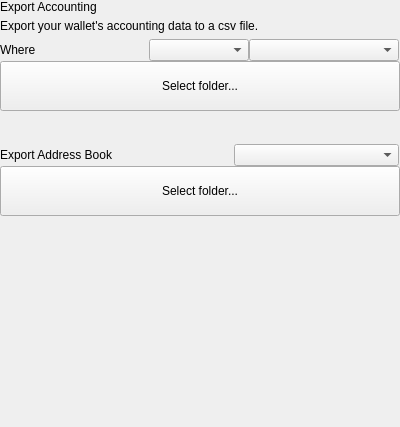
<?xml version="1.0" encoding="UTF-8"?>
<ui version="4.0">
 <class>SettingsExportCSV</class>
 <widget class="QWidget" name="SettingsExportCSV">
  <property name="geometry">
   <rect>
    <x>0</x>
    <y>0</y>
    <width>400</width>
    <height>427</height>
   </rect>
  </property>
  <property name="windowTitle">
   <string>Form</string>
  </property>
  <layout class="QVBoxLayout" name="verticalLayout">
   <property name="spacing">
    <number>0</number>
   </property>
   <property name="leftMargin">
    <number>0</number>
   </property>
   <property name="topMargin">
    <number>0</number>
   </property>
   <property name="rightMargin">
    <number>0</number>
   </property>
   <property name="bottomMargin">
    <number>0</number>
   </property>
   <item>
    <widget class="QWidget" name="left" native="true">
     <layout class="QVBoxLayout" name="verticalLayout_2">
      <property name="leftMargin">
       <number>0</number>
      </property>
      <property name="topMargin">
       <number>0</number>
      </property>
      <property name="rightMargin">
       <number>0</number>
      </property>
      <property name="bottomMargin">
       <number>0</number>
      </property>
      <item>
       <layout class="QVBoxLayout" name="verticalLayoutTitle">
        <property name="spacing">
         <number>5</number>
        </property>
        <item>
         <widget class="QLabel" name="labelTitle">
          <property name="text">
           <string>Export Accounting</string>
          </property>
         </widget>
        </item>
        <item>
         <widget class="QLabel" name="labelSubtitle1">
          <property name="text">
           <string>Export your wallet's accounting data to a csv file.</string>
          </property>
          <property name="wordWrap">
           <bool>true</bool>
          </property>
         </widget>
        </item>
       </layout>
      </item>
      <item>
       <layout class="QVBoxLayout" name="verticalLayoutContainerTxExport">
        <property name="spacing">
         <number>0</number>
        </property>
        <item>
         <widget class="QWidget" name="filtersContainer" native="true">
          <layout class="QHBoxLayout" name="horizontalLayout">
           <property name="spacing">
            <number>0</number>
           </property>
           <property name="leftMargin">
            <number>0</number>
           </property>
           <property name="topMargin">
            <number>0</number>
           </property>
           <property name="rightMargin">
            <number>1</number>
           </property>
           <property name="bottomMargin">
            <number>0</number>
           </property>
           <item>
            <widget class="QLabel" name="labelSubtitleLocation">
             <property name="text">
              <string>Where</string>
             </property>
            </widget>
           </item>
           <item>
            <spacer name="horizontalSpacer">
             <property name="orientation">
              <enum>Qt::Horizontal</enum>
             </property>
             <property name="sizeHint" stdset="0">
              <size>
               <width>40</width>
               <height>20</height>
              </size>
             </property>
            </spacer>
           </item>
           <item>
            <widget class="QComboBox" name="comboBoxSortType">
             <property name="minimumSize">
              <size>
               <width>100</width>
               <height>0</height>
              </size>
             </property>
            </widget>
           </item>
           <item>
            <widget class="QComboBox" name="comboBoxSort">
             <property name="minimumSize">
              <size>
               <width>150</width>
               <height>0</height>
              </size>
             </property>
            </widget>
           </item>
          </layout>
         </widget>
        </item>
        <item>
         <widget class="QPushButton" name="pushButtonDocuments">
          <property name="minimumSize">
           <size>
            <width>0</width>
            <height>50</height>
           </size>
          </property>
          <property name="maximumSize">
           <size>
            <width>16777215</width>
            <height>50</height>
           </size>
          </property>
          <property name="focusPolicy">
           <enum>Qt::NoFocus</enum>
          </property>
          <property name="text">
           <string>Select folder...</string>
          </property>
         </widget>
        </item>
       </layout>
      </item>
      <item>
       <spacer name="verticalSpacer_4">
        <property name="orientation">
         <enum>Qt::Vertical</enum>
        </property>
        <property name="sizeType">
         <enum>QSizePolicy::Fixed</enum>
        </property>
        <property name="sizeHint" stdset="0">
         <size>
          <width>20</width>
          <height>20</height>
         </size>
        </property>
       </spacer>
      </item>
      <item>
       <widget class="QLabel" name="labelDivider">
        <property name="minimumSize">
         <size>
          <width>0</width>
          <height>1</height>
         </size>
        </property>
        <property name="maximumSize">
         <size>
          <width>16777215</width>
          <height>1</height>
         </size>
        </property>
        <property name="text">
         <string/>
        </property>
       </widget>
      </item>
      <item>
       <layout class="QVBoxLayout" name="verticalLayoutAddressesExport">
        <property name="spacing">
         <number>0</number>
        </property>
        <item>
         <widget class="QWidget" name="filtersContainer1" native="true">
          <layout class="QHBoxLayout" name="horizontalLayout1">
           <property name="spacing">
            <number>0</number>
           </property>
           <property name="leftMargin">
            <number>0</number>
           </property>
           <property name="topMargin">
            <number>0</number>
           </property>
           <property name="rightMargin">
            <number>1</number>
           </property>
           <property name="bottomMargin">
            <number>0</number>
           </property>
           <item>
            <widget class="QLabel" name="labelSubtitleLocationAddress">
             <property name="text">
              <string>Export Address Book</string>
             </property>
            </widget>
           </item>
           <item>
            <spacer name="horizontalSpacer1">
             <property name="orientation">
              <enum>Qt::Horizontal</enum>
             </property>
             <property name="sizeHint" stdset="0">
              <size>
               <width>40</width>
               <height>20</height>
              </size>
             </property>
            </spacer>
           </item>
           <item>
            <widget class="QComboBox" name="comboBoxSortAddressType">
             <property name="minimumSize">
              <size>
               <width>165</width>
               <height>0</height>
              </size>
             </property>
            </widget>
           </item>
          </layout>
         </widget>
        </item>
        <item>
         <widget class="QPushButton" name="pushButtonAddressDocuments">
          <property name="minimumSize">
           <size>
            <width>0</width>
            <height>50</height>
           </size>
          </property>
          <property name="maximumSize">
           <size>
            <width>16777215</width>
            <height>50</height>
           </size>
          </property>
          <property name="focusPolicy">
           <enum>Qt::NoFocus</enum>
          </property>
          <property name="text">
           <string>Select folder...</string>
          </property>
         </widget>
        </item>
       </layout>
      </item>
      </layout>
    </widget>
   </item>
   <item>
    <spacer name="verticalSpacer">
     <property name="orientation">
      <enum>Qt::Vertical</enum>
     </property>
     <property name="sizeHint" stdset="0">
      <size>
       <width>20</width>
       <height>40</height>
      </size>
     </property>
    </spacer>
   </item>
  </layout>
 </widget>
 <resources/>
 <connections/>
</ui>
